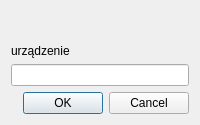
<?xml version="1.0" encoding="UTF-8"?>
<ui version="4.0">
 <class>AddEditDeviceDialog</class>
 <widget class="QDialog" name="AddEditDeviceDialog">
  <property name="geometry">
   <rect>
    <x>0</x>
    <y>0</y>
    <width>200</width>
    <height>125</height>
   </rect>
  </property>
  <property name="windowTitle">
   <string>Dialog</string>
  </property>
  <layout class="QVBoxLayout" name="verticalLayout_2">
   <item>
    <layout class="QVBoxLayout" name="verticalLayout">
     <item>
      <spacer name="verticalSpacer">
       <property name="orientation">
        <enum>Qt::Vertical</enum>
       </property>
       <property name="sizeHint" stdset="0">
        <size>
         <width>20</width>
         <height>40</height>
        </size>
       </property>
      </spacer>
     </item>
     <item>
      <widget class="QLabel" name="label">
       <property name="text">
        <string>urządzenie</string>
       </property>
      </widget>
     </item>
     <item>
      <widget class="QLineEdit" name="lineEdit"/>
     </item>
    </layout>
   </item>
   <item>
    <widget class="QDialogButtonBox" name="buttonBox">
     <property name="orientation">
      <enum>Qt::Horizontal</enum>
     </property>
     <property name="standardButtons">
      <set>QDialogButtonBox::Cancel|QDialogButtonBox::Ok</set>
     </property>
    </widget>
   </item>
  </layout>
 </widget>
 <resources/>
 <connections>
  <connection>
   <sender>buttonBox</sender>
   <signal>accepted()</signal>
   <receiver>AddEditDeviceDialog</receiver>
   <slot>accept()</slot>
   <hints>
    <hint type="sourcelabel">
     <x>248</x>
     <y>254</y>
    </hint>
    <hint type="destinationlabel">
     <x>157</x>
     <y>274</y>
    </hint>
   </hints>
  </connection>
  <connection>
   <sender>buttonBox</sender>
   <signal>rejected()</signal>
   <receiver>AddEditDeviceDialog</receiver>
   <slot>reject()</slot>
   <hints>
    <hint type="sourcelabel">
     <x>316</x>
     <y>260</y>
    </hint>
    <hint type="destinationlabel">
     <x>286</x>
     <y>274</y>
    </hint>
   </hints>
  </connection>
 </connections>
</ui>
